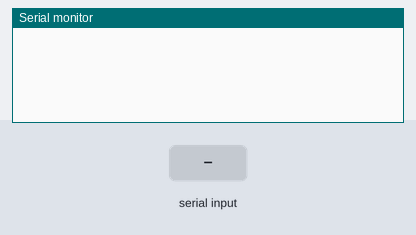
A sketch run on a simulated Arduino Uno, built with avr-gcc and run on an emulated ATmega328P. Shown: the last lines printed to the serial monitor. Inputs (shaded band) come from the test bench.

Above: at 1.2 s.
1.3 s: "90,45\n" received over Serial
At 2.2 s:
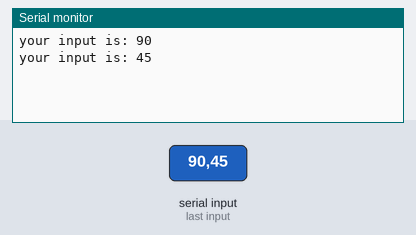
3.3 s: "30,150\n" received over Serial
At 4.9 s:
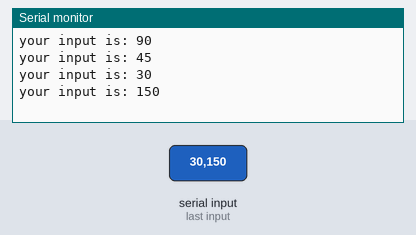
Timing chart, 0 to 6.4 s (numbered marks = the images above; inputs shaded):
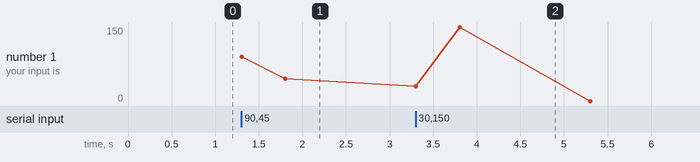

The sketch:

parseInt.ino
```cpp
long x = 0;
void setup()
{
  Serial.begin(9600);
  while (! Serial);
}

void loop()
{
  if (Serial.available())
  {
    x = Serial.parseInt();
    Serial.print("your input is: ");
    Serial.println(x);
    delay(500);
  }
}
```

Measured:
- after the input at 1.3 s, the serial monitor: prints a new line at once (image 1)
- after the input at 3.3 s, the serial monitor: prints a new line at once (image 2)
